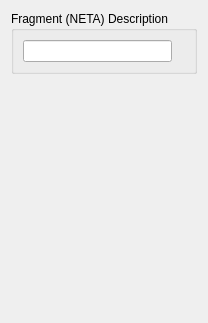
                  <widget class="QWidget" name="page">
                   <layout class="QVBoxLayout" name="verticalLayout_18">
                    <item>
                     <widget class="QGroupBox" name="SiteElementsGroup_2">
                      <property name="sizePolicy">
                       <sizepolicy hsizetype="Preferred" vsizetype="Minimum">
                        <horstretch>0</horstretch>
                        <verstretch>0</verstretch>
                       </sizepolicy>
                      </property>
                      <property name="title">
                       <string>Fragment (NETA) Description</string>
                      </property>
                      <layout class="QHBoxLayout" name="horizontalLayout_17">
                       <item>
                        <widget class="QLineEdit" name="SiteFragmentDescriptionEdit">
                         <property name="enabled">
                          <bool>true</bool>
                         </property>
                         <property name="toolTip">
                          <string>NETA description of fragments</string>
                         </property>
                         <property name="readOnly">
                          <bool>false</bool>
                         </property>
                         <property name="clearButtonEnabled">
                          <bool>false</bool>
                         </property>
                        </widget>
                       </item>
                       <item>
                        <widget class="CheckIndicator" name="DescriptionValidIndicator">
                         <property name="text">
                          <string/>
                         </property>
                        </widget>
                       </item>
                      </layout>
                     </widget>
                    </item>
                    <item>
                     <spacer name="verticalSpacer_5">
                      <property name="orientation">
                       <enum>Qt::Vertical</enum>
                      </property>
                      <property name="sizeHint" stdset="0">
                       <size>
                        <width>20</width>
                        <height>238</height>
                       </size>
                      </property>
                     </spacer>
                    </item>
                   </layout>
                  </widget>
